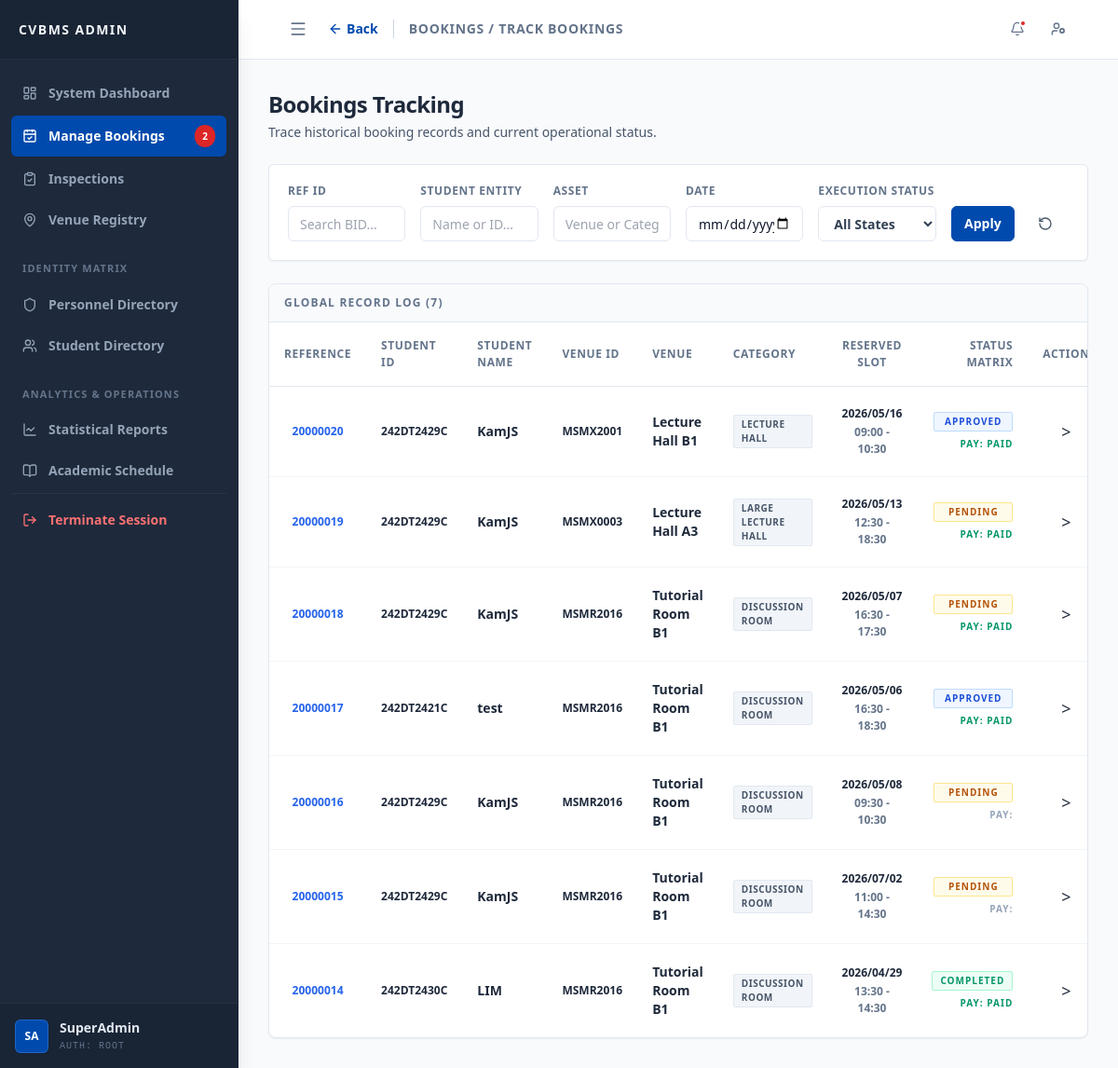
/admin/track_bookings.php (signed in), run on an earlier commit of the app's database.
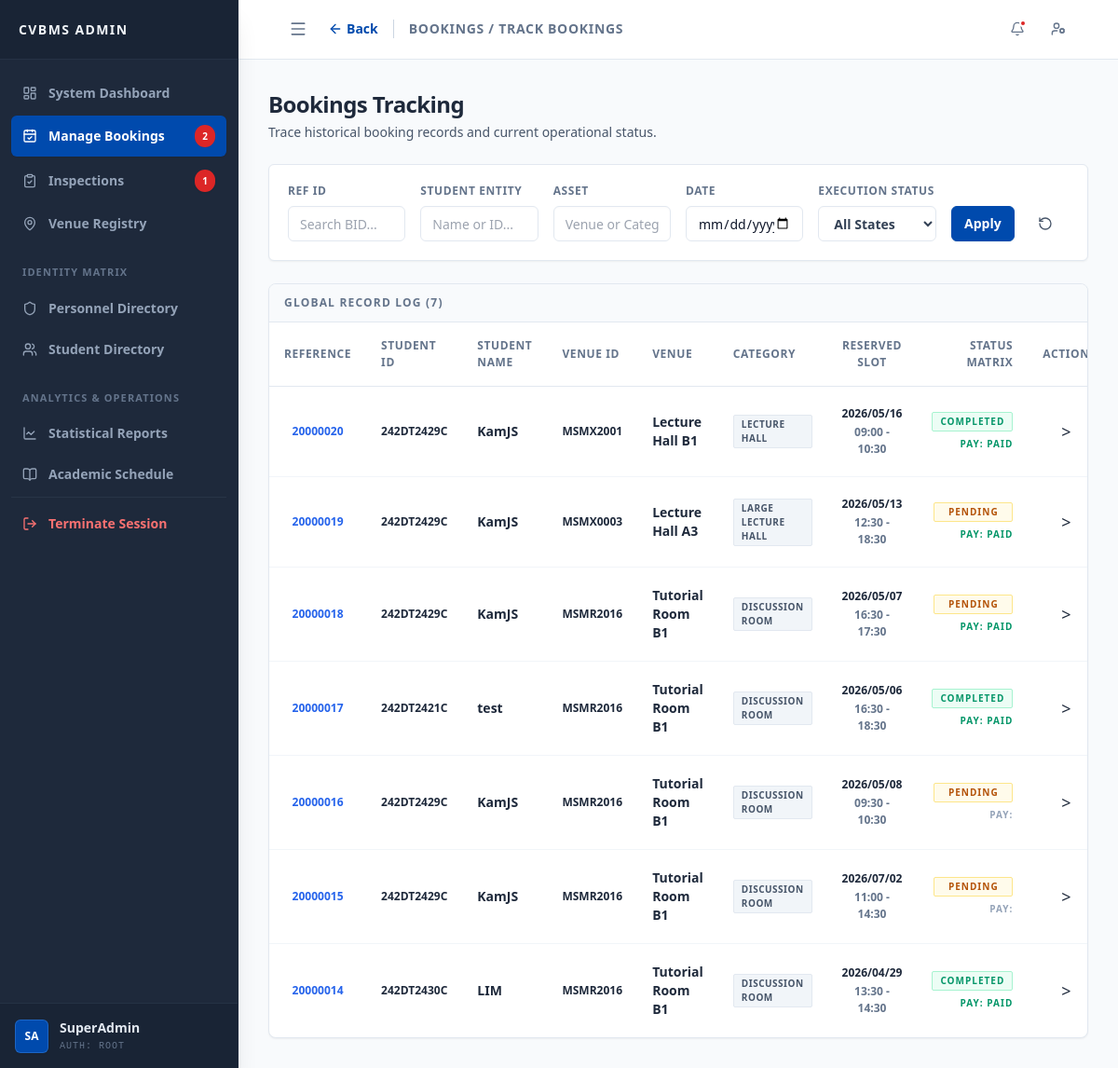
And on a later commit of the database.
### tables this page shows
CREATE TABLE `booking` (
  `bid` int(10) UNSIGNED NOT NULL,
  `uid` varchar(15) NOT NULL,
  `vid` varchar(10) NOT NULL,
  `date_booked` date NOT NULL,
  `time_start` time NOT NULL,
  `time_end` time NOT NULL,
  `status` enum('pending','approved','rejected','completed') NOT NULL DEFAULT 'pending',
  `payment_status` enum('unpaid','paid','refunded') NOT NULL DEFAULT 'unpaid',
  `transaction_ref` varchar(50) DEFAULT NULL,
  `purpose` varchar(100) NOT NULL,
  `aid` int(10) UNSIGNED DEFAULT NULL,
  `approve_date` datetime DEFAULT NULL,
  `created_at` timestamp NOT NULL DEFAULT current_timestamp()
);

CREATE TABLE `user` (
  `uid` varchar(15) NOT NULL,
  `username` varchar(50) NOT NULL,
  `email` varchar(100) NOT NULL,
  `password` varchar(255) NOT NULL,
  `phone_num` varchar(20) NOT NULL,
  `profile_pic` varchar(255) NOT NULL DEFAULT '',
  `outstanding_debt` decimal(10,2) UNSIGNED NOT NULL DEFAULT 0.00,
  `account_status` enum('active','restricted') NOT NULL DEFAULT 'active',
  `created_at` timestamp NOT NULL DEFAULT current_timestamp()
);

CREATE TABLE `venue` (
  `vid` varchar(10) NOT NULL,
  `vname` varchar(100) NOT NULL,
  `vcid` int(11) NOT NULL,
  `max_cap` int(10) UNSIGNED NOT NULL,
  `deposit` decimal(10,2) UNSIGNED NOT NULL,
  `status` enum('available','maintenance','booked') NOT NULL DEFAULT 'available',
  `description` text NOT NULL
);

CREATE TABLE `vcategory` (
  `vcid` int(11) NOT NULL,
  `category` varchar(50) NOT NULL,
  `description` text NOT NULL
);

### admin/track_bookings.php (the view, shortened to what the changed rows need)
<?php
require_once '../config/db.php';
$sql = "SELECT
            b.bid,
            b.date_booked,
            b.time_start,
            b.time_end,
            b.status,
            b.payment_status,
            b.created_at,
            u.uid AS student_id,
            u.username,
            u.email,
            v.vid AS venue_id,
            v.vname,
            vc.category AS venue_category,
            v.deposit
        FROM booking b
        JOIN user u ON b.uid = u.uid
        JOIN venue v ON b.vid = v.vid
        JOIN vcategory vc ON v.vcid = vc.vcid
        WHERE 1=1";
$sql .= " ORDER BY b.created_at DESC";
$result = $conn->query($sql);
?>
<!DOCTYPE html>
<html lang="en">
<head>
    <script src="https://cdn.tailwindcss.com"></script>
    <link rel="stylesheet" href="layout.css?v=1.2">
    <link rel="stylesheet" href="../assets/css/fiori_forms.css">
    <link rel="stylesheet" href="../assets/css/table.css">
</head>
<body class="bg-slate-50 text-slate-800 font-sans antialiased h-screen flex overflow-hidden">
    <?php include('../includes/admin_sidebar.php'); ?>
    <main class="flex-1 flex flex-col h-screen overflow-hidden relative">
        <header class="h-16 bg-white border-b border-slate-200 flex items-center justify-between px-6 z-10 shrink-0">
            <?php
            $topbar_content = '
            <div class="flex items-center">
                <a href="manage_bookings.php" class="text-sm font-bold text-[#004aad] hover:text-[#003882] flex items-center mr-4 transition-colors">
                    <i data-lucide="arrow-left" class="w-4 h-4 mr-1"></i> Back
                </a>
                <h2 class="text-sm font-bold text-slate-500 uppercase tracking-wider border-l border-slate-300 pl-4">Bookings / Track Bookings</h2>
            </div>';
            include('../includes/admin_topbar.php');
            ?>
        </header>
        <div class="flex-1 overflow-y-auto p-8 scroll-smooth">
            <div class="mb-6">
                <h1 class="text-2xl font-extrabold text-slate-800 tracking-tight">Bookings Tracking</h1>
            </div>
            <div class="custom-table-container">
                <table class="custom-table">
                    <thead>
                        <tr>
                            <th class="w-28 text-center">Reference</th>
                            <th class="w-28">Student ID</th>
                            <th class="w-36">Student Name</th>
                            <th class="w-28">Venue ID</th>
                            <th class="w-40">Venue</th>
                            <th class="w-32">Category</th>
                            <th class="w-36 text-center">Reserved Slot</th>
                            <th class="w-32 text-right">Status Matrix</th>
                            <th class="text-center w-16">Action</th>
                        </tr>
                    </thead>
                    <tbody>
                        <?php if ($result && $result->num_rows > 0): ?>
                            <?php while($row = $result->fetch_assoc()):
                                $formatted_date = date('Y/m/d', strtotime($row['date_booked']));
                                $time_range = date('H:i', strtotime($row['time_start'])) . ' - ' . date('H:i', strtotime($row['time_end']));
                            ?>
                            <tr ondblclick="window.location.href='process_flow.php?bid=<?php echo urlencode($row['bid']); ?>'">
                                <td class="text-center">
                                    <a href="process_flow.php?bid=<?php echo urlencode($row['bid']); ?>" class="td-text-mono">
                                        <?php echo htmlspecialchars($row['bid']); ?>
                                    </a>
                                </td>
                                <td>
                                    <span class="td-text-mono"><?php echo htmlspecialchars($row['student_id']); ?></span>
                                </td>
                                <td>
                                    <span class="font-semibold text-slate-800 text-sm block"><?php echo htmlspecialchars($row['username']); ?></span>
                                </td>
                                <td>
                                    <span class="td-text-mono"><?php echo htmlspecialchars($row['venue_id']); ?></span>
                                </td>
                                <td>
                                    <span class="font-semibold text-slate-800 text-sm block"><?php echo htmlspecialchars($row['vname']); ?></span>
                                </td>
                                <td>
                                    <span class="px-2 py-0.5 bg-[#f1f5f9] text-slate-600 text-[10px] font-bold uppercase tracking-wider rounded-sm border border-[#e2e8f0] inline-block"><?php echo htmlspecialchars($row['venue_category']); ?></span>
                                </td>
                                <td class="text-center">
                                    <div class="td-text-mono">
                                        <span class="block mb-0.5"><?php echo $formatted_date; ?></span>
                                        <span class="block text-slate-500 font-bold"><?php echo $time_range; ?></span>
                                    </div>
                                </td>
                                <td class="text-right">
                                    <div class="space-y-1.5 flex flex-col items-end">
                                        <?php
                                        $c = match($row['status']) {
                                            'pending' => 'bg-[#fffbeb] text-[#b45309] border-[#fde68a]',
                                            'approved' => 'bg-[#eff6ff] text-[#1d4ed8] border-[#bfdbfe]',
                                            'completed' => 'bg-[#ecfdf5] text-[#059669] border-[#a7f3d0]',
                                            'rejected' => 'bg-[#fef2f2] text-[#dc2626] border-[#fecaca]',
                                            default => 'bg-[#f1f5f9] text-slate-600 border-[#e2e8f0]'
                                        };
                                        ?>
                                        <span class="inline-block px-2 py-0.5 border <?php echo $c; ?> rounded-sm text-[10px] font-bold uppercase tracking-widest text-center min-w-[85px]">
                                            <?php echo htmlspecialchars($row['status']); ?>
                                        </span>
                                        <span class="inline-block text-[10px] font-bold uppercase tracking-widest <?php echo ($row['payment_status'] === 'paid') ? 'text-[#059669]' : 'text-slate-400'; ?>">
                                            Pay: <?php echo htmlspecialchars($row['payment_status']); ?>
                                        </span>
                                    </div>
                                </td>
                                <td class="text-center align-middle">
                                    <a href="process_flow.php?bid=<?php echo urlencode($row['bid']); ?>" class="td-action-btn flex justify-center w-full">
                                        &gt;
                                    </a>
                                </td>
                            </tr>
                            <?php endwhile; ?>
                        <?php endif; ?>
                    </tbody>
                </table>
            </div>
        </div>
    </main>
</body>
</html>

### includes/admin_sidebar.php (shortened to what the changed rows need)
<?php
$current_page = basename($_SERVER['PHP_SELF']);
if (isset($conn)) {
    $sweep_sql = "
        UPDATE booking
        SET status = 'completed'
        WHERE status = 'approved'
        AND CONCAT(date_booked, ' ', time_end) <= NOW()
    ";
    $conn->query($sweep_sql);
}
$pending_inspections_count = 0;
if (isset($conn)) {
    $sql_inspections_count = "
        SELECT COUNT(*)
        FROM inspection i
        JOIN booking b ON i.bid = b.bid
        WHERE i.ins_status = 'pending' AND b.status = 'completed'
    ";
    $res_inspections = $conn->query($sql_inspections_count);
    if ($res_inspections) {
        $pending_inspections_count = $res_inspections->fetch_row()[0];
    }
}
?>
<aside id="system-sidebar" class="mmu-sidebar bg-[#1e293b] text-white flex flex-col shadow-xl z-20 shrink-0 border-r border-slate-800">
    <nav class="flex-1 overflow-y-auto py-4 scrollbar-hide">
        <ul class="space-y-1 px-3">
            <li>
                <a href="inspections.php" class="nav-item flex items-center px-3 py-2.5 text-sm font-semibold <?php echo (in_array($current_page, ['inspections.php', 'pending_inspections.php', 'execute_inspection.php', 'track_inspections.php'])) ? 'bg-cstyle-blue text-white shadow-sm' : 'text-slate-400 hover:bg-slate-800 hover:text-slate-200'; ?> rounded-md transition-all">
                    <i data-lucide="clipboard-check" class="w-4 h-4 shrink-0"></i>
                    <span class="ml-3 nav-text">Inspections</span>
                    <?php if ($pending_inspections_count > 0): ?>
                        <span class="ml-auto bg-red-600 text-white text-[10px] font-bold px-2 py-0.5 rounded-full shadow-sm nav-badge"><?php echo $pending_inspections_count; ?></span>
                    <?php endif; ?>
                </a>
            </li>
        </ul>
    </nav>
</aside>

What changed in the data, as far as the page shows it:
changed booking "Lecture Hall B1": status "APPROVED" → "COMPLETED"
changed booking "test": status "APPROVED" → "COMPLETED"
Also different on the page:
$pending_inspections_count: (not shown) → "1"
